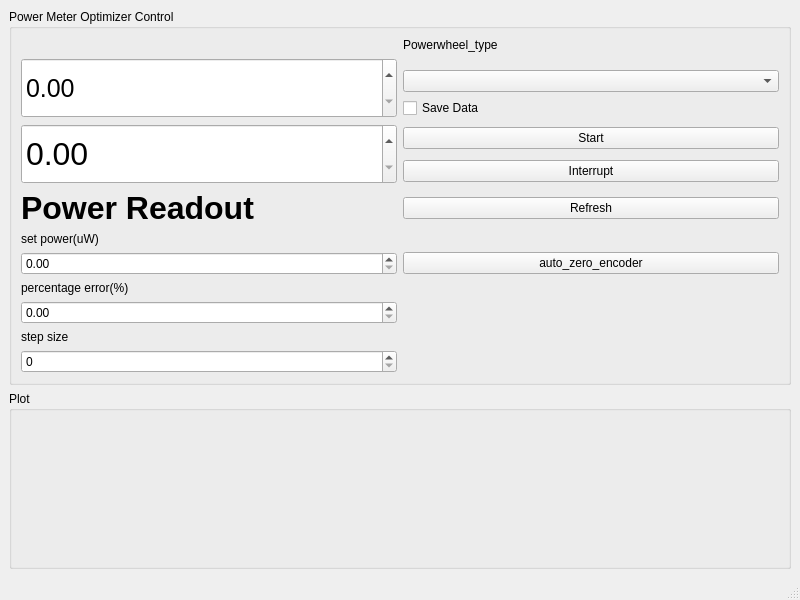
<?xml version="1.0" encoding="UTF-8"?>
<ui version="4.0">
 <class>PowerMeterOptmizerWindow</class>
 <widget class="QMainWindow" name="PowerMeterOptmizerWindow">
  <property name="geometry">
   <rect>
    <x>0</x>
    <y>0</y>
    <width>800</width>
    <height>600</height>
   </rect>
  </property>
  <property name="windowTitle">
   <string>Power Meter Optimizer</string>
  </property>
  <widget class="QWidget" name="centralwidget">
   <layout class="QVBoxLayout" name="verticalLayout" stretch="0,1">
    <item>
     <widget class="QGroupBox" name="control_groupBox">
      <property name="title">
       <string>Power Meter Optimizer Control</string>
      </property>
      <layout class="QGridLayout" name="gridLayout">
       <item row="11" column="0">
        <widget class="QLabel" name="label_3">
         <property name="text">
          <string>percentage error(%)</string>
         </property>
        </widget>
       </item>
       <item row="4" column="1">
        <widget class="QCheckBox" name="save_data_checkBox">
         <property name="text">
          <string>Save Data</string>
         </property>
        </widget>
       </item>
       <item row="6" column="0" rowspan="2">
        <widget class="QDoubleSpinBox" name="power_readout_doubleSpinBox">
         <property name="sizePolicy">
          <sizepolicy hsizetype="Minimum" vsizetype="Expanding">
           <horstretch>0</horstretch>
           <verstretch>0</verstretch>
          </sizepolicy>
         </property>
         <property name="minimumSize">
          <size>
           <width>0</width>
           <height>60</height>
          </size>
         </property>
         <property name="font">
          <font>
           <pointsize>24</pointsize>
          </font>
         </property>
        </widget>
       </item>
       <item row="8" column="0">
        <widget class="QLabel" name="power_readout_label">
         <property name="font">
          <font>
           <pointsize>24</pointsize>
           <weight>75</weight>
           <bold>true</bold>
          </font>
         </property>
         <property name="text">
          <string>Power Readout</string>
         </property>
        </widget>
       </item>
       <item row="6" column="1">
        <widget class="QPushButton" name="start_pushButton">
         <property name="text">
          <string>Start</string>
         </property>
        </widget>
       </item>
       <item row="7" column="1">
        <widget class="QPushButton" name="interrupt_pushButton">
         <property name="text">
          <string>Interrupt</string>
         </property>
        </widget>
       </item>
       <item row="8" column="1">
        <widget class="QPushButton" name="refresh_pushButton">
         <property name="text">
          <string>Refresh</string>
         </property>
        </widget>
       </item>
       <item row="10" column="1">
        <widget class="QPushButton" name="auto_zero_encoder_pushButton">
         <property name="text">
          <string>auto_zero_encoder</string>
         </property>
        </widget>
       </item>
       <item row="1" column="0" rowspan="4">
        <widget class="QDoubleSpinBox" name="wavelength_doubleSpinBox">
         <property name="sizePolicy">
          <sizepolicy hsizetype="Minimum" vsizetype="Expanding">
           <horstretch>0</horstretch>
           <verstretch>0</verstretch>
          </sizepolicy>
         </property>
         <property name="font">
          <font>
           <pointsize>19</pointsize>
          </font>
         </property>
        </widget>
       </item>
       <item row="0" column="1">
        <widget class="QLabel" name="label">
         <property name="text">
          <string>Powerwheel_type</string>
         </property>
        </widget>
       </item>
       <item row="3" column="1">
        <widget class="QComboBox" name="powerwheel_comboBox"/>
       </item>
       <item row="12" column="0">
        <widget class="QDoubleSpinBox" name="set_power_tol_percent_doubleSpinBox"/>
       </item>
       <item row="10" column="0">
        <widget class="QDoubleSpinBox" name="set_power_doubleSpinBox"/>
       </item>
       <item row="14" column="0">
        <widget class="QDoubleSpinBox" name="pw_move_steps_doubleSpinBox">
         <property name="decimals">
          <number>0</number>
         </property>
        </widget>
       </item>
       <item row="9" column="0">
        <widget class="QLabel" name="label_2">
         <property name="text">
          <string>set power(uW)</string>
         </property>
        </widget>
       </item>
       <item row="13" column="0">
        <widget class="QLabel" name="label_4">
         <property name="text">
          <string>step size</string>
         </property>
        </widget>
       </item>
      </layout>
     </widget>
    </item>
    <item>
     <widget class="QGroupBox" name="plot_groupBox">
      <property name="title">
       <string>Plot</string>
      </property>
      <layout class="QVBoxLayout" name="verticalLayout_2"/>
     </widget>
    </item>
   </layout>
  </widget>
  <widget class="QMenuBar" name="menubar">
   <property name="geometry">
    <rect>
     <x>0</x>
     <y>0</y>
     <width>800</width>
     <height>21</height>
    </rect>
   </property>
  </widget>
  <widget class="QStatusBar" name="statusbar"/>
 </widget>
 <resources/>
 <connections/>
</ui>
